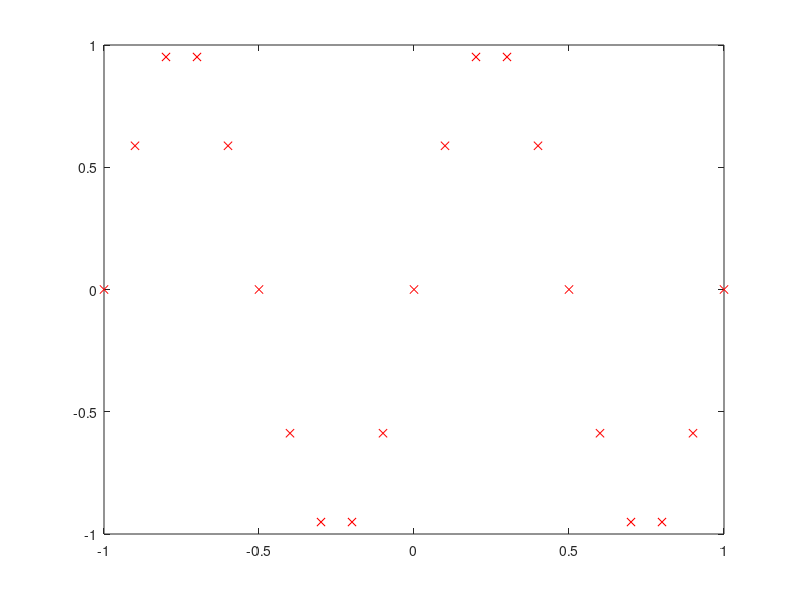

The MATLAB script that drew this image: (Note: this script raises an error after producing the figure.)
## a)
f = @(x) sin(2*pi.*x);
x = -1:0.1:1;
y = f(x);

## Lagrange
figure(1);
plot(x,y,"xr");
hold on;

p = lagrange(x,y);
x_1 = -1:0.01:1;
y_1 = polyval(p,x_1);
plot(x_1,y_1,"b");


## Spline cubico natural
figure(2);
plot(x,y,"xr");
hold on;

abcd=cubic_spline_natural(x,y);
for i=1:length(x)-1
  a = abcd(i,1);
  b = abcd(i,2);
  c = abcd(i,3);
  d = abcd(i,4);
  x_2 = x(i):0.01:x(i+1);
  y_2 = a + b*(x_2-x_2(1)) + c * (x_2-x_2(1)).^2 + d * (x_2-x_2(1)).^3;
  plot(x_2,y_2,"b");
endfor



## b)
f = @(x) sin(2*pi.*x);
x = -1:0.1:1;
i = 1:21;
perturbacion = (-1).^i * 1e-4;
y = f(x) + perturbacion;

## Lagrange
p = lagrange(x,y);
x_1 = -1:0.01:1;
y_1 = polyval(p,x_1);
figure(1);
plot(x_1,y_1,"g");


## Spline cubico natural
abcd=cubic_spline_natural(x,y);
figure(2);
for i=1:length(x)-1
  a = abcd(i,1);
  b = abcd(i,2);
  c = abcd(i,3);
  d = abcd(i,4);
  x_2 = x(i):0.01:x(i+1);
  y_2 = a + b*(x_2-x_2(1)) + c * (x_2-x_2(1)).^2 + d * (x_2-x_2(1)).^3;
  plot(x_2,y_2,"g");
endfor


